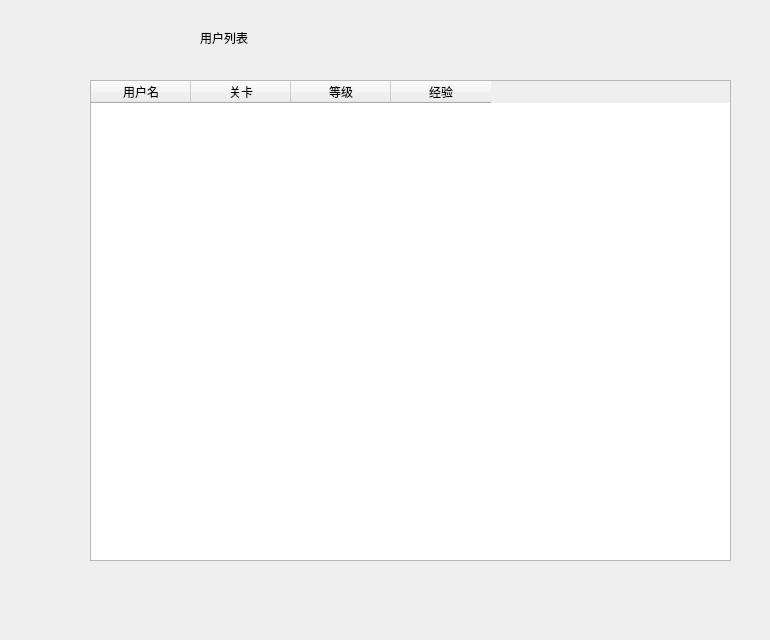
<?xml version="1.0" encoding="UTF-8"?>
<ui version="4.0">
 <class>List</class>
 <widget class="QWidget" name="List">
  <property name="geometry">
   <rect>
    <x>0</x>
    <y>0</y>
    <width>770</width>
    <height>640</height>
   </rect>
  </property>
  <property name="windowTitle">
   <string>Form</string>
  </property>
  <widget class="QLabel" name="label">
   <property name="geometry">
    <rect>
     <x>200</x>
     <y>30</y>
     <width>72</width>
     <height>15</height>
    </rect>
   </property>
   <property name="text">
    <string>用户列表</string>
   </property>
  </widget>
  <widget class="QTableWidget" name="tableWidget">
   <property name="geometry">
    <rect>
     <x>90</x>
     <y>80</y>
     <width>641</width>
     <height>481</height>
    </rect>
   </property>
   <property name="textElideMode">
    <enum>Qt::ElideLeft</enum>
   </property>
   <column>
    <property name="text">
     <string>用户名</string>
    </property>
   </column>
   <column>
    <property name="text">
     <string>关卡</string>
    </property>
   </column>
   <column>
    <property name="text">
     <string>等级</string>
    </property>
   </column>
   <column>
    <property name="text">
     <string>经验</string>
    </property>
   </column>
  </widget>
 </widget>
 <resources/>
 <connections/>
</ui>
